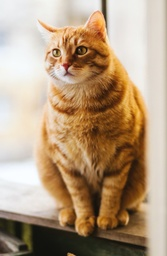
#> input picture Picture/cat-1.jpg, 167 x 256 px, shrunk from 1353 x 2074 before the run, found by its file name
$ jupyter execute --allow-errors 'Gray - Histogram.ipynb'   (shell and % lines are left out)
#> lines starting #> are read from the running program, lines starting #| are printed output that depends on the picture
[cell 1]
from numba import cuda

import numpy as np

import matplotlib.image as mpimg
import matplotlib.pyplot as plt

from PIL import Image
import cv2
import math
import operator
print(cuda.gpus)

[cell 2]
cell_size = (8, 8)
block_size = (2, 2)
img = Image.open('./Picture/cat-1.jpg')
#> img is the input picture: PIL image 167x256 RGB; mean R, G, B 180.6, 156, 128.9
new_width  =  img.size[0] // cell_size[0] * cell_size[0]
#> new_width = 160
new_height =  img.size[1] // cell_size[1] * cell_size[1]
#> new_height = 256
img = img.resize((new_width,new_height), Image.LANCZOS)
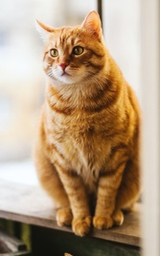
#> img: PIL image 160x256 RGB; mean R, G, B 180.5, 156, 128.9
# img = img.resize((64,128), Image.LANCZOS)
img_pixel = np.array(img)
plt.imshow(img_pixel)

[cell 3]
pixel = np.array(img)
pixel.shape
#> Out = (256, 160, 3)

[cell 4]
@cuda.jit
def gray_kernel(picture_in, gray_out):
    row, col = cuda.grid(2)
    image_rows, image_cols,channel = picture_in.shape
    if (row >= image_rows) or (col >= image_cols):
        return
    rgb                = picture_in[row][col]
    gray_out[row][col] = 0.299*rgb[0] + 0.587*rgb[1] + 0.114*rgb[2]
    # assuming x and y inputs are same length

[cell 5]
# Memory Allocation
out_host   = np.empty([pixel.shape[0], pixel.shape[1]],dtype = pixel.dtype)
#> (the rest of this cell did not finish here and is left out)

[cell 6]
threadsperblock = (32, 32)
blockspergrid_x = math.ceil(pixel.shape[0] / threadsperblock[0])
#> blockspergrid_x = 8
blockspergrid_y = math.ceil(pixel.shape[1] / threadsperblock[1])
#> blockspergrid_y = 5
blockspergrid = (blockspergrid_x, blockspergrid_y)
#> blockspergrid = (8, 5)
#> (the rest of this cell did not finish here and is left out)

#> (a cell that did not finish here is left out)

[cell 8]
out_host

[cell 9]
plt.imshow(out_host,cmap='gray')
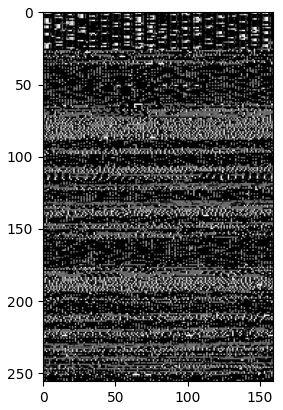
#> figure drawn by matplotlib, 1 panel

[cell 10]
sobel_x = np.array([-1,0,1])
sobel_y = np.array([[-1],
                    [0],
                    [1]])

# [0] là theo trục y, [1] là theo trục x
cell_size = (8, 8)
block_size = (2, 2)
hist_size = 9

height, width, channel = pixel.shape
#> height = 256; width = 160; channel = 3

n_cell = (height//cell_size[0], width//cell_size[1])
#> n_cell = (32, 20)
n_block = (n_cell[0] - block_size[0] + 1, n_cell[1] - block_size[1] + 1)
#> n_block = (31, 19)
print(n_cell,n_block)
#| (32, 20) (31, 19)

[cell 11]
def calc_gradient(input, width, height):
#> called with width = 160, height = 256
  output_x = np.zeros((height,width))
  output_y = np.zeros((height,width))

  for r in range(height):
    for c in range(width):

      for i in range(-1,2):
        pixel_r = r + i
        pixel_r = min(max(0, pixel_r), height - 1)
        output_y[r,c] += input[pixel_r,c] * i

        pixel_c = c + i
        pixel_c = min(max(0, pixel_c), width - 1)
        output_x[r,c] += input[r,pixel_c] * i
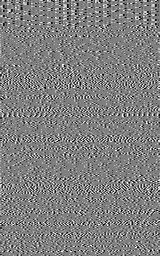
#> output_x: shape (256, 160) float64; min -255, max 255, mean 0; drawn with min black and max white
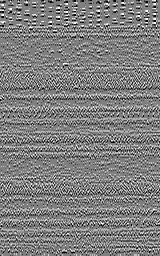
#> output_y: shape (256, 160) float64; min -255, max 255, mean -0.5; drawn with min black and max white

  return output_x, output_y

[cell 12]
gradient_x, gradient_y = calc_gradient(out_host, width, height)
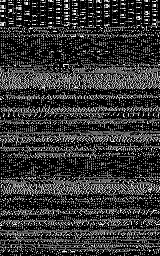
#> out_host: shape (256, 160); min 0, max 255, mean 53

[cell 13]
magnitude = np.sqrt(np.square(gradient_x)+np.square(gradient_y))

[cell 14]
direction = np.mod(np.add(360, np.rad2deg(np.arctan2(np.array(gradient_y), np.array(gradient_x)))), 360)

[cell 15]
w = 20
h = 10

plt.figure(figsize=(w, h))
plt.subplot(1, 4, 1)
plt.title('gradient of x')
plt.imshow(gradient_x)

plt.subplot(1, 4, 2)
plt.title('gradient of y')
plt.imshow(gradient_y)

plt.subplot(1, 4, 3)
plt.title('Magnitute of gradient')
plt.imshow(magnitude)

plt.subplot(1, 4, 4)
plt.title('Direction of gradient')
plt.imshow(direction)
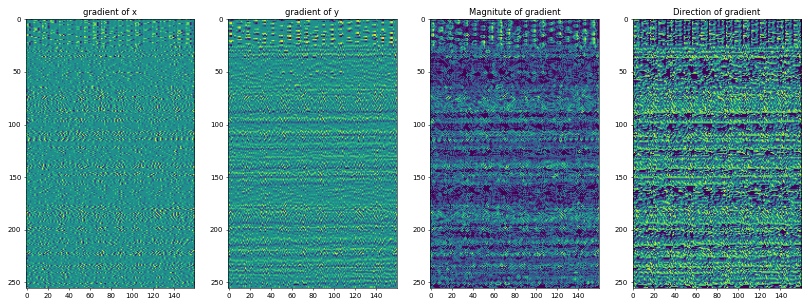
#> figure drawn by matplotlib, 4 panels

[cell 16]
def cell_hist(direction, magnitude, idx, idy, width, height, cell_size, sbin):
#> called with idx = 0, idy = 0, width = 160, height = 256, cell_size = (8, 8), sbin = 40
    output = np.zeros(9) # output = [0,0,0,0,0,0,0,0,0]

    # duyệt qua kích thước cell theo chiều cao
    for r in range(cell_size[0]):
      # duyệt qua kích thước cell theo chiều rộng
        for c in range(cell_size[1]):
          # cột và dòng hiện tại trong ảnh
            cur_r = idy*cell_size[0] + r
            cur_c = idx*cell_size[1] + c
            # kiểm tra
            if cur_r>=height or cur_c >= width:
                break

            # chia lấy phần nguyên và phần dư
            quotient = int(direction[cur_r][cur_c]//sbin)
            remainder = direction[cur_r][cur_c] % sbin

            if remainder==0:
                output[quotient] += magnitude[cur_r][cur_c]

            else:
                first_bin = quotient

                second_bin = first_bin+1

                output[first_bin] += magnitude[cur_r][cur_c]*\
                    ((second_bin*sbin - direction[cur_r][cur_c])/(second_bin*sbin - first_bin*sbin))

                second_bin_idx = second_bin
                if second_bin > 8:
                    second_bin_idx = 0
                output[second_bin_idx] += magnitude[cur_r][cur_c]*\
                    ((direction[cur_r][cur_c] - first_bin*sbin)/(second_bin*sbin - first_bin*sbin))

    return output

[cell 17]
out = cell_hist(direction, magnitude, 0, 0, width, height, cell_size, 40)
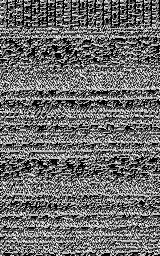
#> direction: shape (256, 160) float64; min 0, max 359.7, mean 152.7; drawn with min black and max white

[cell 18]
out
